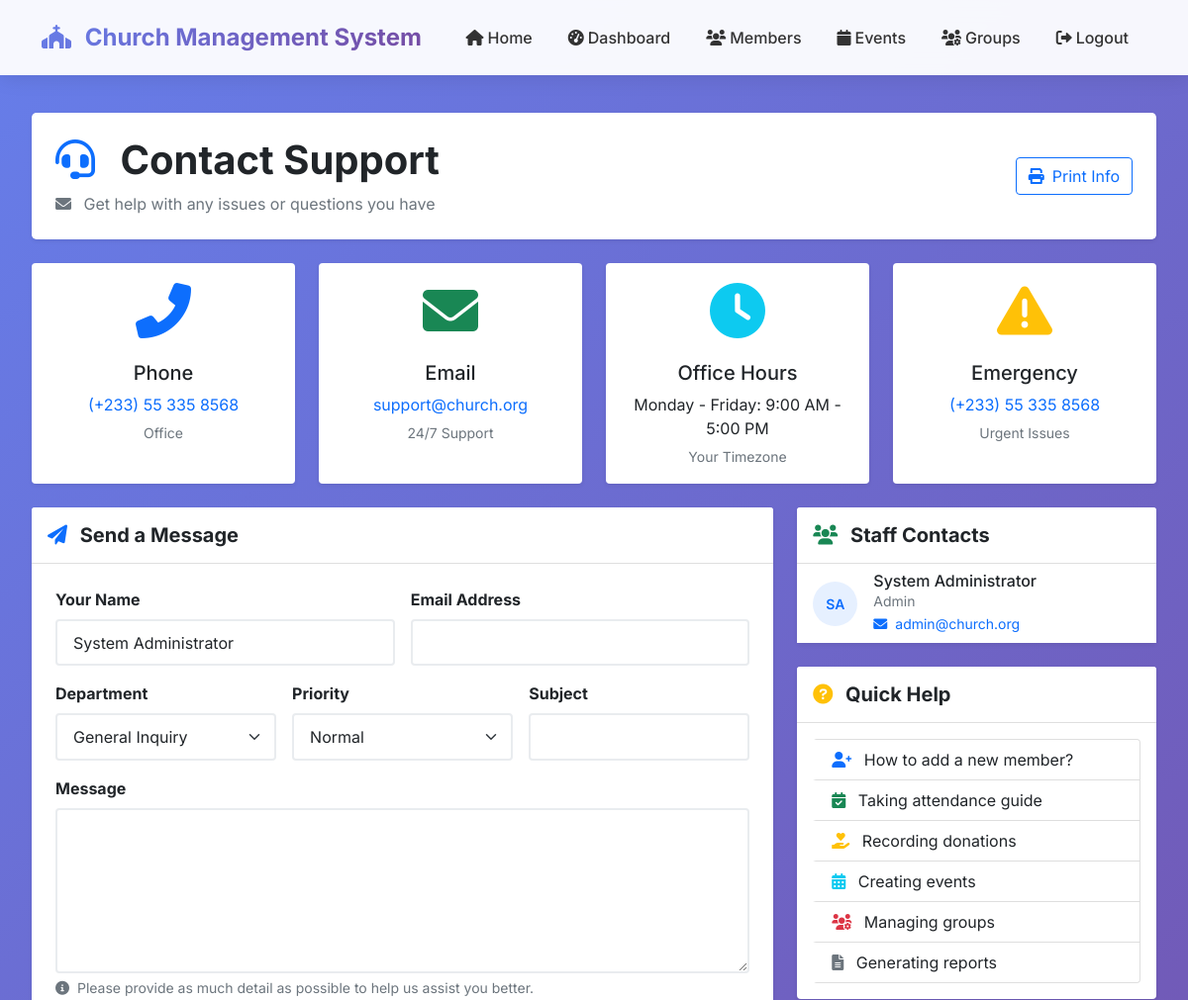
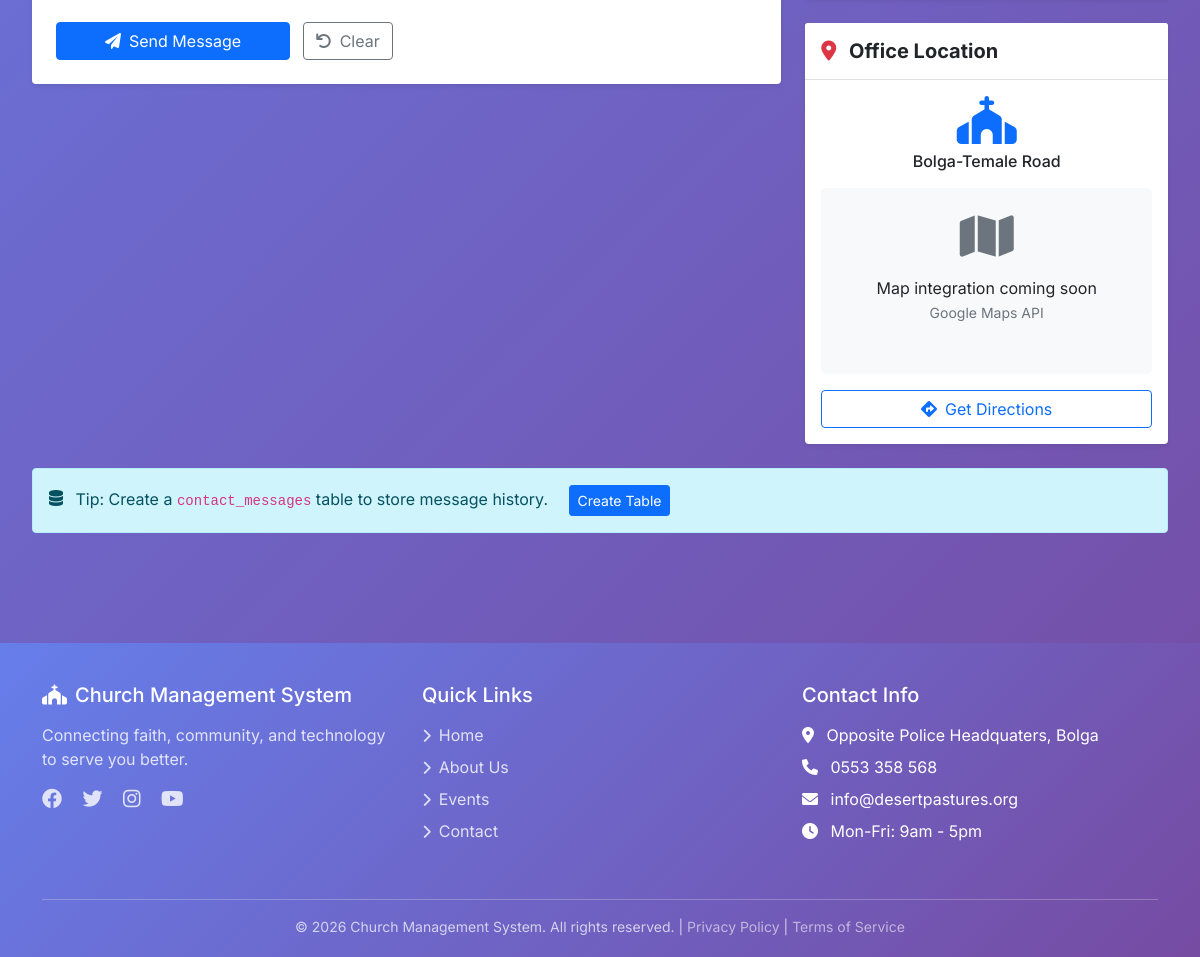
Screenshot of /admin/contact.php (signed in) with the database file from the repository (2 pictures, top to bottom).
### tables this page shows
CREATE TABLE users (
    user_id INT PRIMARY KEY AUTO_INCREMENT,
    username VARCHAR(50) UNIQUE NOT NULL,
    password VARCHAR(255) NOT NULL,
    email VARCHAR(100) UNIQUE NOT NULL,
    full_name VARCHAR(100),
    role ENUM('admin', 'pastor', 'secretary', 'viewer') DEFAULT 'viewer',
    created_at TIMESTAMP DEFAULT CURRENT_TIMESTAMP,
    last_login TIMESTAMP NULL
);

### includes/session.php (called while the page is built, shortened)
<?php
function startSession() {
    return true;
}
?>

### includes/functions.php (called while the page is built, shortened)
<?php
require_once 'session.php';
function getCurrentUserName() {
    if (isset($_SESSION['user_name']) && !empty($_SESSION['user_name'])) {
        return $_SESSION['user_name'];
    }
    return 'User';
}
?>

### admin/contact.php (the view, shortened to what this page needs)
<?php
require_once '../includes/functions.php';
$db = Database::getInstance()->getConnection();
$user_name = getCurrentUserName();
$user_email = $_SESSION['user_email'] ?? '';
$contact_info = [
    'address' => 'Bolga-Temale Road',
    'phone' => '(+233) 55 335 8568',
    'email' => 'info@desertpastures.org',
    'support_email' => 'support@church.org',
    'office_hours' => 'Monday - Friday: 9:00 AM - 5:00 PM',
    'emergency_contact' => '(+233) 55 335 8568'
];
$staff_query = "SELECT u.user_id, u.full_name, u.email, u.role
                FROM users u
                WHERE u.role IN ('admin', 'pastor', 'secretary')
                ORDER BY
                    CASE u.role
                        WHEN 'admin' THEN 1
                        WHEN 'pastor' THEN 2
                        WHEN 'secretary' THEN 3
                        ELSE 4
                    END, u.full_name";
$staff_result = $db->query($staff_query);
$table_check = $db->query("SHOW TABLES LIKE 'contact_messages'");
include '../header.php';
?>
<div class="container-fluid py-4">
    <div class="row mb-4">
        <div class="col-12">
            <div class="d-flex justify-content-between align-items-center bg-white p-4 rounded-3 shadow-sm">
                <div>
                    <h1 class="display-6 fw-bold mb-2">
                        <i class="fas fa-headset me-3 text-primary"></i>
                        Contact Support
                    </h1>
                    <p class="text-muted mb-0">
                        <i class="fas fa-envelope me-2"></i>
                        Get help with any issues or questions you have
                    </p>
                </div>
                <div>
                    <button class="btn btn-outline-primary" onclick="window.print()">
                        <i class="fas fa-print me-2"></i>Print Info
                    </button>
                </div>
            </div>
        </div>
    </div>
    <div class="row g-4 mb-4">
        <div class="col-md-3">
            <div class="card border-0 shadow-sm h-100">
                <div class="card-body text-center">
                    <div class="display-4 text-primary mb-3">
                        <i class="fas fa-phone-alt"></i>
                    </div>
                    <h5>Phone</h5>
                    <p class="mb-1">
                        <a href="tel:<?php echo $contact_info['phone']; ?>" class="text-decoration-none">
                            <?php echo $contact_info['phone']; ?>
                        </a>
                    </p>
                    <small class="text-muted">Office</small>
                </div>
            </div>
        </div>
        <div class="col-md-3">
            <div class="card border-0 shadow-sm h-100">
                <div class="card-body text-center">
                    <div class="display-4 text-success mb-3">
                        <i class="fas fa-envelope"></i>
                    </div>
                    <h5>Email</h5>
                    <p class="mb-1">
                        <a href="mailto:<?php echo $contact_info['support_email']; ?>" class="text-decoration-none">
                            <?php echo $contact_info['support_email']; ?>
                        </a>
                    </p>
                    <small class="text-muted">24/7 Support</small>
                </div>
            </div>
        </div>
        <div class="col-md-3">
            <div class="card border-0 shadow-sm h-100">
                <div class="card-body text-center">
                    <div class="display-4 text-info mb-3">
                        <i class="fas fa-clock"></i>
                    </div>
                    <h5>Office Hours</h5>
                    <p class="mb-1"><?php echo $contact_info['office_hours']; ?></p>
                    <small class="text-muted">Your Timezone</small>
                </div>
            </div>
        </div>
        <div class="col-md-3">
            <div class="card border-0 shadow-sm h-100">
                <div class="card-body text-center">
                    <div class="display-4 text-warning mb-3">
                        <i class="fas fa-exclamation-triangle"></i>
                    </div>
                    <h5>Emergency</h5>
                    <p class="mb-1">
                        <a href="tel:<?php echo $contact_info['emergency_contact']; ?>" class="text-decoration-none">
                            <?php echo $contact_info['emergency_contact']; ?>
                        </a>
                    </p>
                    <small class="text-muted">Urgent Issues</small>
                </div>
            </div>
        </div>
    </div>
    <div class="row g-4">
        <div class="col-lg-8">
            <div class="card border-0 shadow-sm mb-4">
                <div class="card-header bg-white py-3">
                    <h5 class="mb-0 fw-bold">
                        <i class="fas fa-paper-plane me-2 text-primary"></i>
                        Send a Message
                    </h5>
                </div>
                <div class="card-body p-4">
                    <form method="POST" action="" id="contactForm">
                        <div class="row g-3">
                            <div class="col-md-6">
                                <label for="name" class="form-label fw-bold">Your Name</label>
                                <input type="text" class="form-control" id="name" name="name"
                                       value="<?php echo htmlspecialchars($user_name ?? ''); ?>" required>
                            </div>
                            <div class="col-md-6">
                                <label for="email" class="form-label fw-bold">Email Address</label>
                                <input type="email" class="form-control" id="email" name="email"
                                       value="<?php echo htmlspecialchars($user_email ?? ''); ?>" required>
                            </div>
                            <div class="col-md-4">
                                <label for="department" class="form-label fw-bold">Department</label>
                                <select class="form-select" id="department" name="department">
                                    <option value="general">General Inquiry</option>
                                </select>
                            </div>
                            <div class="col-md-4">
                                <label for="priority" class="form-label fw-bold">Priority</label>
                                <select class="form-select" id="priority" name="priority">
                                    <option value="normal" selected>Normal</option>
                                </select>
                            </div>
                            <div class="col-md-4">
                                <label for="subject" class="form-label fw-bold">Subject</label>
                                <input type="text" class="form-control" id="subject" name="subject" required>
                            </div>
                            <div class="col-12">
                                <label for="message" class="form-label fw-bold">Message</label>
                                <textarea class="form-control" id="message" name="message" rows="6" required></textarea>
                                <div class="form-text">
                                    <i class="fas fa-info-circle me-1"></i>
                                    Please provide as much detail as possible to help us assist you better.
                                </div>
                            </div>
                            <div class="col-12 mt-4">
                                <button type="submit" class="btn btn-primary px-5" id="submitBtn">
                                    <i class="fas fa-paper-plane me-2"></i>Send Message
                                </button>
                                <button type="reset" class="btn btn-outline-secondary ms-2">
                                    <i class="fas fa-undo me-2"></i>Clear
                                </button>
                            </div>
                        </div>
                    </form>
                </div>
            </div>
        </div>
        <div class="col-lg-4">
            <div class="card border-0 shadow-sm mb-4">
                <div class="card-header bg-white py-3">
                    <h5 class="mb-0 fw-bold">
                        <i class="fas fa-users me-2 text-success"></i>
                        Staff Contacts
                    </h5>
                </div>
                <div class="card-body p-0">
                    <div class="list-group list-group-flush">
                        <?php if ($staff_result && $staff_result->num_rows > 0): ?>
                            <?php while ($staff = $staff_result->fetch_assoc()): ?>
                                <div class="list-group-item">
                                    <div class="d-flex align-items-center">
                                        <div class="staff-avatar bg-primary bg-opacity-10 rounded-circle me-3">
                                            <span class="initials">
                                                <?php
                                                $full_name = $staff['full_name'] ?? '';
                                                $initials = '';
                                                $name_parts = explode(' ', $full_name);
                                                foreach ($name_parts as $part) {
                                                    if (!empty($part)) {
                                                        $initials .= strtoupper(substr($part, 0, 1));
                                                    }
                                                }
                                                echo substr($initials, 0, 2) ?: 'U';
                                                ?>
                                            </span>
                                        </div>
                                        <div class="flex-grow-1">
                                            <h6 class="mb-0"><?php echo htmlspecialchars($staff['full_name'] ?? 'Unknown'); ?></h6>
                                            <small class="text-muted d-block"><?php echo ucfirst($staff['role'] ?? 'Staff'); ?></small>
                                            <small>
                                                <a href="mailto:<?php echo $staff['email'] ?? ''; ?>" class="text-decoration-none">
                                                    <i class="fas fa-envelope me-1"></i>
                                                    <?php echo htmlspecialchars($staff['email'] ?? 'No email'); ?>
                                                </a>
                                            </small>
                                        </div>
                                    </div>
                                </div>
                            <?php endwhile; ?>
                        <?php endif; ?>
                    </div>
                </div>
            </div>
            <div class="card border-0 shadow-sm mb-4">
                <div class="card-header bg-white py-3">
                    <h5 class="mb-0 fw-bold">
                        <i class="fas fa-question-circle me-2 text-warning"></i>
                        Quick Help
                    </h5>
                </div>
                <div class="card-body">
                    <div class="list-group">
                        <a href="#" class="list-group-item list-group-item-action">
                            <i class="fas fa-user-plus me-2 text-primary"></i>
                            How to add a new member?
                        </a>
                        <a href="#" class="list-group-item list-group-item-action">
                            <i class="fas fa-calendar-check me-2 text-success"></i>
                            Taking attendance guide
                        </a>
                        <a href="#" class="list-group-item list-group-item-action">
                            <i class="fas fa-hand-holding-heart me-2 text-warning"></i>
                            Recording donations
                        </a>
                        <a href="#" class="list-group-item list-group-item-action">
                            <i class="fas fa-calendar-alt me-2 text-info"></i>
                            Creating events
                        </a>
                        <a href="#" class="list-group-item list-group-item-action">
                            <i class="fas fa-users-cog me-2 text-danger"></i>
                            Managing groups
                        </a>
                        <a href="#" class="list-group-item list-group-item-action">
                            <i class="fas fa-file-alt me-2 text-secondary"></i>
                            Generating reports
                        </a>
                    </div>
                </div>
            </div>
            <div class="card border-0 shadow-sm">
                <div class="card-header bg-white py-3">
                    <h5 class="mb-0 fw-bold">
                        <i class="fas fa-map-marker-alt me-2 text-danger"></i>
                        Office Location
                    </h5>
                </div>
                <div class="card-body">
                    <div class="text-center mb-3">
                        <i class="fas fa-church fa-3x text-primary mb-2"></i>
                        <h6><?php echo $contact_info['address']; ?></h6>
                    </div>
                    <div class="ratio ratio-16x9 bg-light rounded-3 d-flex align-items-center justify-content-center">
                        <div class="text-center p-4">
                            <i class="fas fa-map fa-3x text-muted mb-3"></i>
                            <p class="mb-0">Map integration coming soon</p>
                            <small class="text-muted">Google Maps API</small>
                        </div>
                    </div>
                    <div class="mt-3">
                        <a href="https://maps.google.com/?q=<?php echo urlencode($contact_info['address']); ?>"
                           target="_blank" class="btn btn-outline-primary w-100">
                            <i class="fas fa-directions me-2"></i>Get Directions
                        </a>
                    </div>
                </div>
            </div>
        </div>
    </div>
    <?php if ($table_check && $table_check->num_rows == 0): ?>
    <div class="row mt-4">
        <div class="col-12">
            <div class="alert alert-info">
                <i class="fas fa-database me-2"></i>
                Tip: Create a <code>contact_messages</code> table to store message history.
                <button class="btn btn-sm btn-primary ms-3" onclick="createContactTable()">
                    Create Table
                </button>
            </div>
        </div>
    </div>
    <?php endif; ?>
</div>
<?php
include '../footer.php';
?>

### rows the page displays
users: initials "SA", full_name "System Administrator", role "Admin", email "admin@church.org"

### other values shown
APP_NAME "Church Management System"
$contact_info['phone'] "(+233) 55 335 8568"
$contact_info['support_email'] "support@church.org"
$contact_info['office_hours'] "Monday - Friday: 9:00 AM - 5:00 PM"
$contact_info['emergency_contact'] "(+233) 55 335 8568"
$contact_info['address'] "Bolga-Temale Road"
